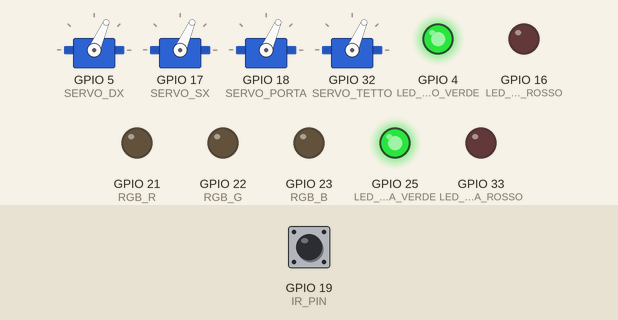
The sketch below on a simulated ESP32. Shown: 4 × servo, output pins drawn as LEDs (lit = HIGH). Inputs (shaded band) come from the test bench; at power-on: GPIO 19 (IR_PIN) HIGH. WiFi joins after 1.5 s; servers stay silent unless stated; uploads are accepted with an empty reply; what the sketch prints to the serial monitor is not drawn.

Above: at 3.3 s.
3.4 s: GPIO 19 (IR_PIN) driven LOW
At 5.3 s:
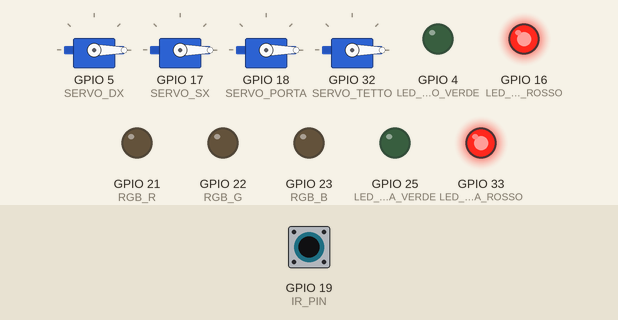
6.4 s: GPIO 19 (IR_PIN) driven HIGH
At 6.75 s:
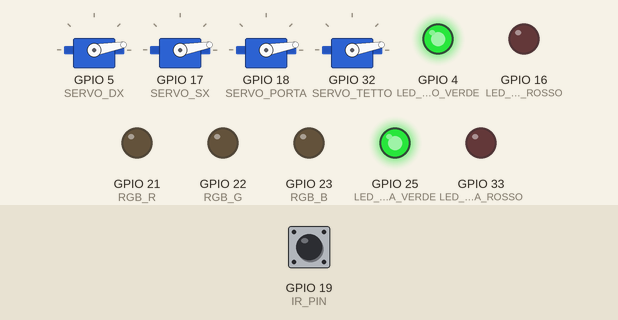
9.4 s: GPIO 19 (IR_PIN) driven LOW
At 9.85 s:
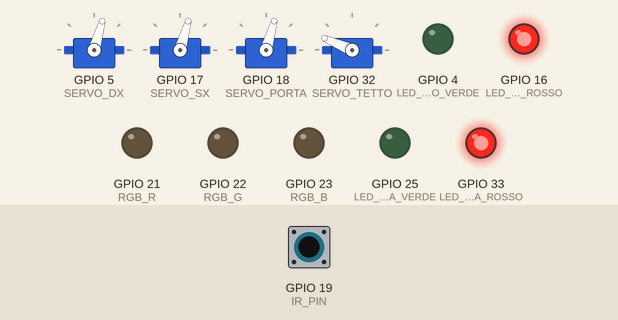
12.4 s: GPIO 19 (IR_PIN) driven HIGH
At 13.15 s:
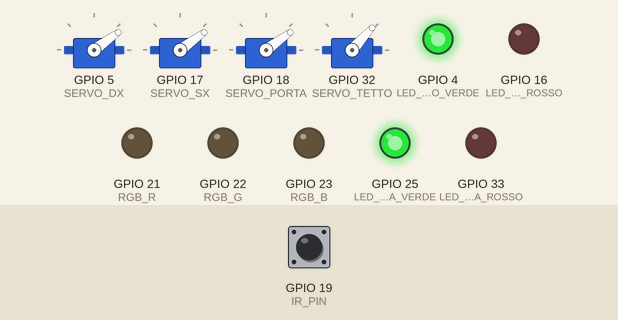
15.4 s: GPIO 19 (IR_PIN) driven LOW
At 16.26 s:
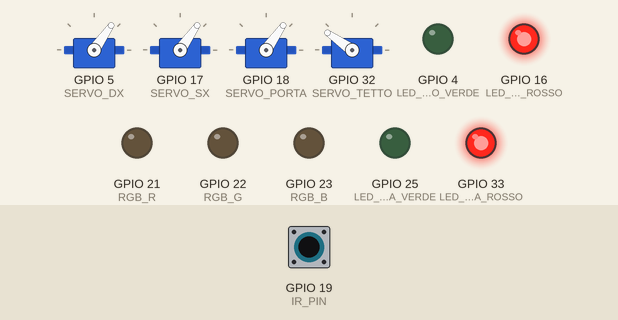
18.4 s: GPIO 19 (IR_PIN) pulsed HIGH 5 times (0.12 s each, 0.3 s apart)
At 19.67 s:
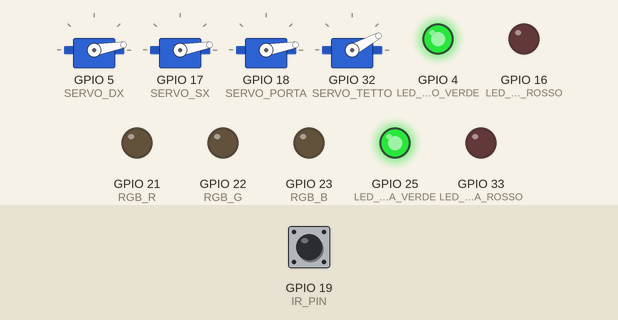
Timing chart, 0 to 21.8 s (numbered marks = the images above; inputs shaded):
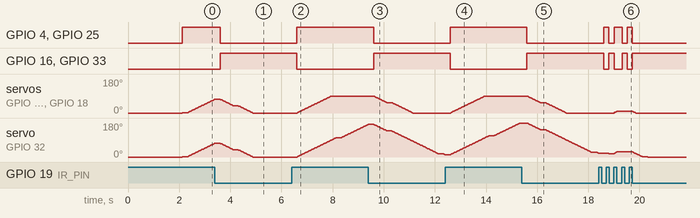

Measured:
- after the input at 3.4 s, GPIO 4 (LED_CANCELLO_VERDE), GPIO 25 (LED_PORTA_VERDE): HIGH → LOW after 0.20 s; GPIO 16 (LED_CANCELLO_ROSSO), GPIO 33 (LED_PORTA_ROSSO): LOW → HIGH after 0.20 s
- after the input at 6.4 s, GPIO 4 (LED_CANCELLO_VERDE): LOW → HIGH after 0.20 s; GPIO 16 (LED_CANCELLO_ROSSO): HIGH → LOW after 0.20 s
- after the input at 9.4 s, GPIO 4 (LED_CANCELLO_VERDE), GPIO 25 (LED_PORTA_VERDE): HIGH → LOW after 0.20 s; GPIO 16 (LED_CANCELLO_ROSSO), GPIO 33 (LED_PORTA_ROSSO): LOW → HIGH after 0.20 s; servo on GPIO 5 (SERVO_DX), servo on GPIO 17 (SERVO_SX), servo on GPIO 18 (SERVO_PORTA): moves from 90° to 0° over 1.5 s, starting after 0.22 s
- after the input at 12.4 s, GPIO 4 (LED_CANCELLO_VERDE), GPIO 25 (LED_PORTA_VERDE): LOW → HIGH after 0.20 s; GPIO 16 (LED_CANCELLO_ROSSO), GPIO 33 (LED_PORTA_ROSSO): HIGH → LOW after 0.20 s; servo on GPIO 5 (SERVO_DX), servo on GPIO 17 (SERVO_SX), servo on GPIO 18 (SERVO_PORTA): moves from 0° to 90° over 1.3 s, starting after 0.22 s
- after the input at 15.4 s, GPIO 4 (LED_CANCELLO_VERDE): HIGH → LOW after 0.20 s; GPIO 16 (LED_CANCELLO_ROSSO): LOW → HIGH after 0.20 s
- after the input at 18.4 s, GPIO 4 (LED_CANCELLO_VERDE): goes HIGH 0.20 s, LOW 0.20 s, HIGH 0.31 s, LOW 0.20 s, HIGH 0.20 s, then LOW, starting after 0.20 s; GPIO 16 (LED_CANCELLO_ROSSO): goes LOW 0.20 s, HIGH 0.20 s, LOW 0.31 s, HIGH 0.20 s, LOW 0.20 s, then HIGH, starting after 0.20 s

The sketch:

esp32-esterno-COMPLETO.ino
```cpp
#include <WiFi.h>
#include <HTTPClient.h>
#include <ESP32Servo.h>
#include <ArduinoJson.h>

/* =========================================
   ESP32 ESTERNO - VERSIONE COMPLETA
   Con sincronizzazione Backend DINAMICA
   Fotocellula invertita (LOW = OCCUPATO)
   ========================================= */

// ===== CONFIGURAZIONE WIFI & BACKEND =====
const char* WIFI_SSID = "Vodafone-E23524170";
const char* WIFI_PASSWORD = "JtnLtfg73NXgAt9r";
const char* BACKEND_URL = "http://192.168.1.10:8001";

// Session ID dinamico (fetchato dal backend al boot)
int SESSION_ID = 999;  // Default fallback

// ===== PIN =====
// LED CANCELLO
#define LED_CANCELLO_VERDE   4
#define LED_CANCELLO_ROSSO   16

// LED PORTA INGRESSO
#define LED_PORTA_VERDE   25
#define LED_PORTA_ROSSO   33

#define IR_PIN      19   // LOW = OCCUPATO, HIGH = LIBERO

#define SERVO_DX    5
#define SERVO_SX    17
#define SERVO_PORTA 18
#define SERVO_TETTO 32   // DS3225MG

#define RGB_R       21
#define RGB_G       22
#define RGB_B       23

// ===== SERVO =====
Servo cancelloDX, cancelloSX, porta, tetto;

// ===== POSIZIONI =====
int posCancelli = 0;
int posPorta = 0;
int posTetto = 0;

// ===== TARGET =====
const int OPEN_90  = 90;
const int OPEN_180 = 180;

// ===== TIMING =====
unsigned long tServo = 0;
unsigned long tRGB = 0;
unsigned long tPolling = 0;
unsigned long tReconnect = 0;

// ===== RGB FESTA =====
int festaStep = 0;
bool rgbFestaEnabled = false;  // Controllato da backend

// ===== STATO =====
bool irLibero = false;
bool irLiberoOld = false;
bool wifiConnected = false;

// ===== FUNZIONI =====

void connectWiFi() {
  if (WiFi.status() == WL_CONNECTED) {
    wifiConnected = true;
    return;
  }

  Serial.println("🔌 Connessione WiFi...");
  WiFi.begin(WIFI_SSID, WIFI_PASSWORD);

  int attempts = 0;
  while (WiFi.status() != WL_CONNECTED && attempts < 20) {
    delay(500);
    Serial.print(".");
    attempts++;
  }

  if (WiFi.status() == WL_CONNECTED) {
    wifiConnected = true;
    Serial.println("\n✅ WiFi connesso!");
    Serial.print("📡 IP: ");
    Serial.println(WiFi.localIP());
  } else {
    wifiConnected = false;
    Serial.println("\n❌ WiFi fallito!");
  }
}

int fetchActiveSessionId() {
  if (!wifiConnected) {
    Serial.println("⚠️ WiFi non connesso, uso session_id fallback: 999");
    return 999;
  }

  HTTPClient http;
  String url = String(BACKEND_URL) + "/api/sessions/active";

  Serial.print("📡 Fetch active session da: ");
  Serial.println(url);

  http.begin(url);
  http.setTimeout(5000);
  int httpCode = http.GET();

  if (httpCode == 200) {
    String payload = http.getString();
    Serial.print("📥 Response: ");
    Serial.println(payload);

    StaticJsonDocument<512> doc;
    DeserializationError error = deserializeJson(doc, payload);

    if (!error) {
      int sessionId = doc["id"].as<int>();
      Serial.print("✅ Active session ID: ");
      Serial.println(sessionId);
      http.end();
      return sessionId;
    } else {
      Serial.print("❌ JSON parse error: ");
      Serial.println(error.c_str());
    }
  } else if (httpCode == 204) {
    Serial.println("⚠️ Nessuna sessione attiva, uso fallback: 999");
  } else {
    Serial.print("❌ HTTP error: ");
    Serial.println(httpCode);
  }

  http.end();
  return 999;  // Fallback se errore
}

void sendPhotocellUpdate(bool isClear) {
  if (!wifiConnected) return;

  HTTPClient http;
  String url = String(BACKEND_URL) + "/api/sessions/" + String(SESSION_ID) +
               "/gate-puzzles/photocell/update?is_clear=" + (isClear ? "true" : "false");

  Serial.print("📤 POST photocell: ");
  Serial.println(isClear ? "LIBERA" : "OCCUPATA");

  http.begin(url);
  http.addHeader("Content-Type", "application/json");

  int httpCode = http.POST("");

  if (httpCode > 0) {
    if (httpCode == 200) {
      String payload = http.getString();
      Serial.println("✅ Stato inviato al backend");
    } else {
      Serial.printf("⚠️ HTTP %d\n", httpCode);
    }
  } else {
    Serial.printf("❌ Errore: %s\n", http.errorToString(httpCode).c_str());
  }

  http.end();
}

void pollBackendState() {
  if (!wifiConnected) return;

  HTTPClient http;
  String url = String(BACKEND_URL) + "/api/sessions/" + String(SESSION_ID) +
               "/gate-puzzles/esp32-state";

  http.begin(url);
  int httpCode = http.GET();

  if (httpCode == 200) {
    String payload = http.getString();

    StaticJsonDocument<256> doc;
    DeserializationError error = deserializeJson(doc, payload);

    if (!error) {
      rgbFestaEnabled = doc["rgb_strip_on"].as<bool>();
      bool allRoomsComplete = doc["all_rooms_complete"].as<bool>();

      Serial.print("🎮 Backend sync → RGB Festa: ");
      Serial.print(rgbFestaEnabled ? "ON" : "OFF");
      Serial.print(" | All rooms: ");
      Serial.println(allRoomsComplete ? "✅" : "❌");
    }
  }

  http.end();
}

void setup() {
  Serial.begin(115200);
  Serial.println("\n🚀 ESP32 ESTERNO - AVVIO");
  Serial.println("========================================");

  // ===== PIN SETUP =====
  pinMode(IR_PIN, INPUT_PULLUP);

  // LED CANCELLO
  pinMode(LED_CANCELLO_VERDE, OUTPUT);
  pinMode(LED_CANCELLO_ROSSO, OUTPUT);

  // LED PORTA INGRESSO
  pinMode(LED_PORTA_VERDE, OUTPUT);
  pinMode(LED_PORTA_ROSSO, OUTPUT);

  // RGB STRIP
  pinMode(RGB_R, OUTPUT);
  pinMode(RGB_G, OUTPUT);
  pinMode(RGB_B, OUTPUT);

  // ===== SERVO SETUP =====
  cancelloDX.attach(SERVO_DX, 500, 2400);
  cancelloSX.attach(SERVO_SX, 500, 2400);
  porta.attach(SERVO_PORTA, 500, 2400);
  tetto.attach(SERVO_TETTO, 500, 2500);

  // Posizione iniziale chiusa
  cancelloDX.write(0);
  cancelloSX.write(0);
  porta.write(0);
  tetto.write(0);

  Serial.println("✅ Servomotori inizializzati");

  // ===== WIFI SETUP =====
  connectWiFi();

  // ===== FETCH ACTIVE SESSION ID =====
  if (wifiConnected) {
    Serial.println("\n🔍 Fetch Active Session ID...");
    SESSION_ID = fetchActiveSessionId();
    Serial.print("🎯 Uso Session ID: ");
    Serial.println(SESSION_ID);
  } else {
    Serial.println("⚠️ WiFi non disponibile, uso session_id fallback: 999");
    SESSION_ID = 999;
  }

  // ===== INIT STATE =====
  irLibero = (digitalRead(IR_PIN) == HIGH);
  irLiberoOld = irLibero;

  // Invio stato iniziale al backend
  if (wifiConnected) {
    sendPhotocellUpdate(irLibero);
    pollBackendState();
  }

  Serial.println("========================================");
  Serial.println("🎉 Sistema pronto!");
  Serial.print("📸 Fotocellula: ");
  Serial.println(irLibero ? "LIBERA" : "OCCUPATA");
}

void loop() {
  unsigned long now = millis();

  // ===== RICONNESSIONE WIFI =====
  if (now - tReconnect >= 30000) {  // Ogni 30 secondi
    tReconnect = now;
    if (WiFi.status() != WL_CONNECTED) {
      wifiConnected = false;
      Serial.println("🔄 Riconnessione WiFi...");
      connectWiFi();

      // Re-fetch session ID dopo riconnessione
      if (wifiConnected) {
        SESSION_ID = fetchActiveSessionId();
      }
    }
  }

  // ===== FOTOCELLULA =====
  irLibero = (digitalRead(IR_PIN) == HIGH);

  // Rileva cambio stato e notifica backend
  if (irLibero != irLiberoOld) {
    irLiberoOld = irLibero;
    Serial.print("🚦 Cambio stato → ");
    Serial.println(irLibero ? "LIBERA ✅" : "OCCUPATA ❌");

    if (wifiConnected) {
      sendPhotocellUpdate(irLibero);
    }
  }

  // ===== LED STATO (entrambe le coppie sincronizzate) =====
  // LED CANCELLO
  digitalWrite(LED_CANCELLO_ROSSO, !irLibero);
  digitalWrite(LED_CANCELLO_VERDE, irLibero);

  // LED PORTA INGRESSO
  digitalWrite(LED_PORTA_ROSSO, !irLibero);
  digitalWrite(LED_PORTA_VERDE, irLibero);

  // ===== ANIMAZIONI SERVOMOTORI SMOOTH =====
  if (now - tServo >= 15) {  // 15ms per smooth movement
    tServo = now;

    if (irLibero) {
      // APRI
      if (posCancelli < OPEN_90)  posCancelli++;
      if (posPorta    < OPEN_90)  posPorta++;
      if (posTetto    < OPEN_180) posTetto++;
    } else {
      // CHIUDI
      if (posCancelli > 0) posCancelli--;
      if (posPorta    > 0) posPorta--;
      if (posTetto    > 0) posTetto--;
    }

    cancelloDX.write(posCancelli);
    cancelloSX.write(posCancelli);
    porta.write(posPorta);
    tetto.write(posTetto);
  }

  // ===== POLLING BACKEND =====
  if (now - tPolling >= 2000) {  // Ogni 2 secondi
    tPolling = now;
    if (wifiConnected) {
      pollBackendState();
    }
  }

  // ===== RGB FESTA LAMPEGGIANTE =====
  // Attivo SOLO se:
  // 1. Fotocellula LIBERA (irLibero = true)
  // 2. Tutte 4 stanze completate (rgbFestaEnabled = true dal backend)

  if (irLibero && rgbFestaEnabled) {
    // FESTA ATTIVA!
    if (now - tRGB >= 120) {  // Velocità festa
      tRGB = now;
      festaStep++;

      switch (festaStep % 6) {
        case 0: // ROSSO
          analogWrite(RGB_R, 255);
          analogWrite(RGB_G, 0);
          analogWrite(RGB_B, 0);
          break;
        case 1: // VERDE
          analogWrite(RGB_R, 0);
          analogWrite(RGB_G, 255);
          analogWrite(RGB_B, 0);
          break;
        case 2: // BLU
          analogWrite(RGB_R, 0);
          analogWrite(RGB_G, 0);
          analogWrite(RGB_B, 255);
          break;
        case 3: // GIALLO
          analogWrite(RGB_R, 255);
          analogWrite(RGB_G, 255);
          analogWrite(RGB_B, 0);
          break;
        case 4: // MAGENTA
          analogWrite(RGB_R, 255);
          analogWrite(RGB_G, 0);
          analogWrite(RGB_B, 255);
          break;
        case 5: // CIANO
          analogWrite(RGB_R, 0);
          analogWrite(RGB_G, 255);
          analogWrite(RGB_B, 255);
          break;
      }
    }
  } else {
    // RGB SPENTO (fotocellula occupata O stanze non completate)
    analogWrite(RGB_R, 0);
    analogWrite(RGB_G, 0);
    analogWrite(RGB_B, 0);
  }
}
```
